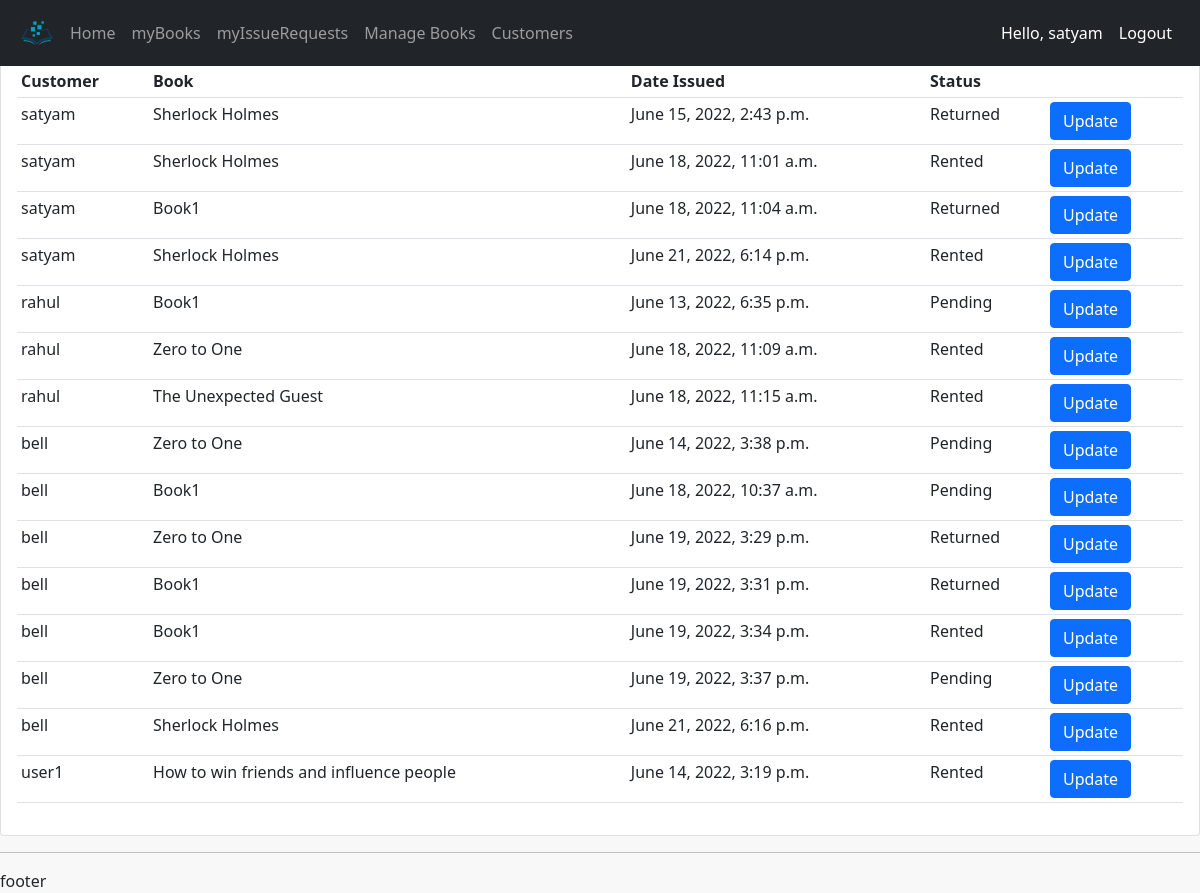
The app's page /customers/ (signed in), older data.
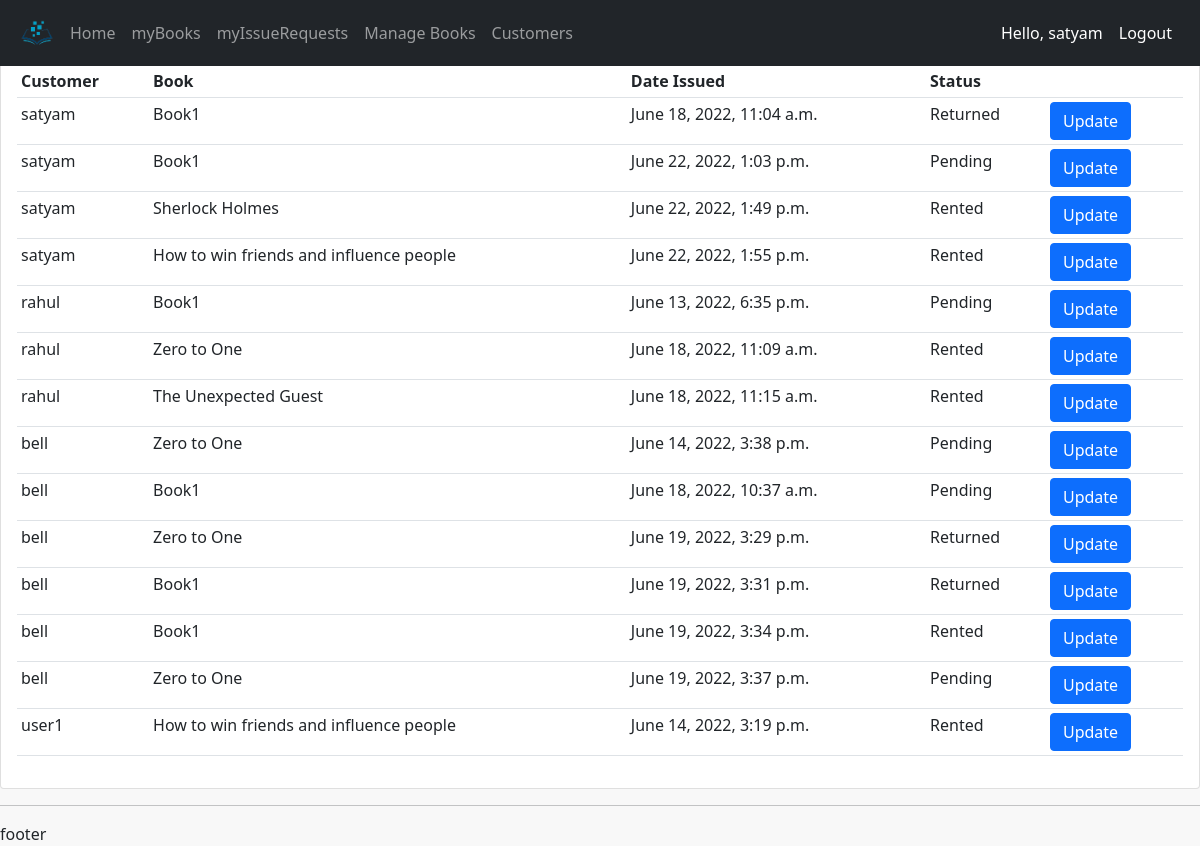
The same page, newer data.
### accounts/models.py (models this page shows, shortened)
class Order(models.Model):
    STATUS=(('Rented','Rented'),('Pending','Pending'),('Returned','Returned'))
    user=models.ForeignKey(User,on_delete=models.CASCADE,null=True)
    book=models.ForeignKey(Book, max_length=200, on_delete=models.SET_NULL,null=True)
    status=models.CharField(max_length=200, null=True,choices=STATUS)
    dateordered=models.DateTimeField(auto_now_add=True, null=True)

class Book(models.Model):
    name=models.CharField(max_length=200, null= True)
    category=models.ForeignKey(Category,on_delete=models.CASCADE,max_length=200,null=True)
    author=models.CharField(max_length=200,null=True)
    quantity=models.IntegerField(null=True,blank=True)
    language=models.CharField(max_length=100,null=True,blank=True)
    dimennsions=models.CharField(max_length=100,null=True,blank=True)
    description=models.TextField(max_length=500,null=True,blank=True)
    image=models.ImageField(default='defaultbook.png',null=True,blank=True)
    upvote=models.ManyToManyField(User,blank=True,related_name='upvote')
    downvote=models.ManyToManyField(User,blank=True,related_name='downvote')

### accounts/decorators.py (the view)
        def wrap_func(request,*args, **kwargs):
            group=None
            if request.user.groups.exists():
                group=request.user.groups.all()[0].name
            if group in allowed_roles:
                return view_func(request,*args, **kwargs)
            else:
                return HttpResponse("not authorized")

### accounts/views.py (called while the page is built)
@login_required(login_url='login')
@allowedUsers(['admin'])
def customers(request):
    orders=Order.objects.all().order_by('user','dateordered')
    context={'orders':orders}
    return render(request, 'accounts/customers.html',context)

### accounts/templates/accounts/customers.html
{% extends 'accounts/main.html' %} {% block content %}
<br />
<br />
<div class="row">
  <div class="col-md">
    <div class="card card-body">
      <table class="table table-sm">
        <tr>
          <th>Customer</th>
          <th>Book</th>
          <th>Date Issued</th>
          <th>Status</th>
          <th></th>
        </tr>
        {% for i in orders %}
        <tr>
          <td>{{i.user}}</td>
          <td>{{i.book.name}}</td>
          <td>{{i.dateordered}}</td>
          <td>{{i.status}}</td>
          <td>
            <a href="{% url 'updateorder' i.id %}" class="btn btn-primary" >Update</a>
          </td>
        </tr>
        {% endfor %}
      </table>
    </div>
  </div>
</div>
{% endblock %}

Row changes from the older to the newer data that the page shows:
removed Order: user "satyam", book.name "Sherlock Holmes", dateordered "June 15, 2022, 2:43 p.m.", status "Returned"
removed Order: user "satyam", book.name "Sherlock Holmes", dateordered "June 18, 2022, 11:01 a.m.", status "Rented"
removed Order: user "satyam", book.name "Sherlock Holmes", dateordered "June 21, 2022, 6:14 p.m.", status "Rented"
removed Order: user "bell", book.name "Sherlock Holmes", dateordered "June 21, 2022, 6:16 p.m.", status "Rented"
added Order: user "satyam", book.name "Book1", dateordered "June 22, 2022, 1:03 p.m.", status "Pending"
added Order: user "satyam", book.name "Sherlock Holmes", dateordered "June 22, 2022, 1:49 p.m.", status "Rented"
added Order: user "satyam", book.name "How to win friends and influence people", dateordered "June 22, 2022, 1:55 p.m.", status "Rented"
